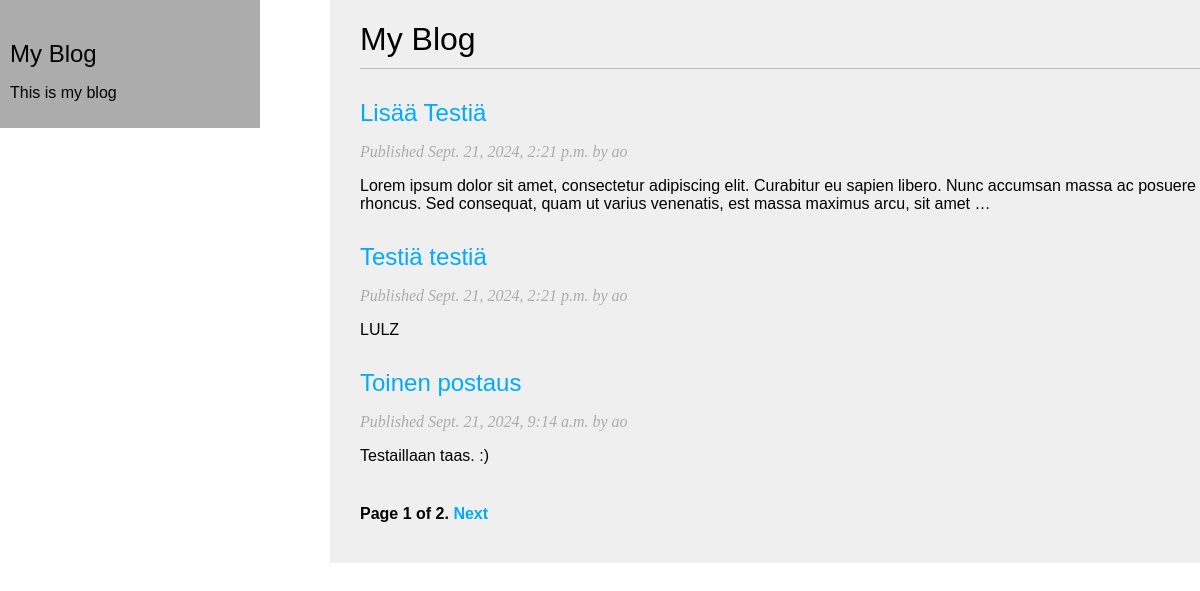
Screenshot of /blog/ with the database file from the repository.
### blog/models.py (models this page shows, shortened)
class Post(models.Model):
  class Status(models.TextChoices):
    DRAFT = ("DF", "Draft")
    PUBLISHED = ("PB", "Published")
  title = models.CharField(max_length=100)
  slug = models.SlugField(
      max_length=100,
      unique_for_date="publish",
  )
  author = models.ForeignKey(
      settings.AUTH_USER_MODEL,
      on_delete = models.CASCADE,
      related_name = "blog_posts",
  )
  body = models.TextField()
  publish = models.DateTimeField(default=timezone.now)
  created = models.DateTimeField(auto_now_add=True)
  updated = models.DateTimeField(auto_now=True)
  status = models.CharField(
      max_length = 2,
      choices = Status,
      default = Status.DRAFT,
  )
  objects = models.Manager()
  published = PublishedManager()
  class Meta:
    ordering = ["-publish"]
    indexes = [
        models.Index(fields=["-publish"]),
    ]
  def get_absolute_url(self):
    return reverse(
        "blog:post_detail",
        args=[
          self.publish.year,
          self.publish.month,
          self.publish.day,
          self.slug,
        ],
    )

### blog/views.py (the view)
# urls.py: path("", views.PostListView.as_view(), name="post_list"),
class PostListView(ListView):
  queryset = Post.published.all()
  context_object_name = "posts"
  paginate_by = 3
  template_name = "blog/post/list.html"

### blog/templates/blog/post/list.html (shortened to what this page needs)
{% extends "blog/base.html" %}
{% block content %}
  <h1>My Blog</h1>
  {% for post in posts %}
  <h2>
    <a href="{{ post.get_absolute_url }}">
      {{ post.title }}
    </a>
  </h2>
  <p class="date">
    Published {{ post.publish }} by {{ post.author }}
  </p>
  {{ post.body|truncatewords:30|linebreaks }}
  {% endfor %}
  {% include "pagination.html" with page=page_obj %}
{% endblock %}

### blog/templates/blog/base.html (shortened to what this page needs)
{% load static %}
<!DOCTYPE html>
<html>
  <head>
    <link href="{% static "css/blog.css" %}" rel="stylesheet" />
  </head>
  <body>
    <div id="sidebar">
      <h2>My Blog</h2>
      <p>This is my blog</p>
    </div>
    <div id="content">
      {% block content %}
      {% endblock %}
    </div>
  </body>
</html>

### blog/templates/pagination.html (shortened to what this page needs)
<div class="pagination">
  <span class="step-links">
    <span class="current">
      Page {{ page.number }} of {{ page.paginator.num_pages }}.
    </span>
    {% if page.has_next %}
      <a href="?page={{ page.next_page_number }}">Next</a>
    {% endif %}
  </span>
</div>

### blog/static/css/blog.css (style rules this page uses)
body { margin:0; padding:0; font-family:helvetica, sans-serif; }
a { color:#00abff; text-decoration:none; }
h1 { font-weight:normal; border-bottom:1px solid #bbb; padding:0 0 10px 0; }
h2 { font-weight:normal; margin:30px 0 0; }
#content { float:right; width:70%; padding:0 0 0 30px; background:#efefef; }
#sidebar { float:left; width:20%; padding:10px; background:#acacac; height:100%; }
p.date { color:#acacac; font-family: georgia, serif; font-size: 16px; font-style: italic; }
.pagination { margin:40px 0; font-weight:bold; }

### rows the page displays
Post: title "Lisää Testiä", publish "Sept. 21, 2024, 2:21 p.m.", author "ao", body "Lorem ipsum dolor sit amet, consectetur adipiscing elit. Curabitur eu sapien libero. Nunc accumsan massa ac posuere rhoncus. Sed consequat, quam ut varius venenatis, est massa maximus arcu, sit amet …"
Post: title "Testiä testiä", publish "Sept. 21, 2024, 2:21 p.m.", author "ao", body "LULZ"
Post: title "Toinen postaus", publish "Sept. 21, 2024, 9:14 a.m.", author "ao", body "Testaillaan taas. :)"

### other values shown
{{ page.number }} "1"
{{ page.paginator.num_pages }} "2"
